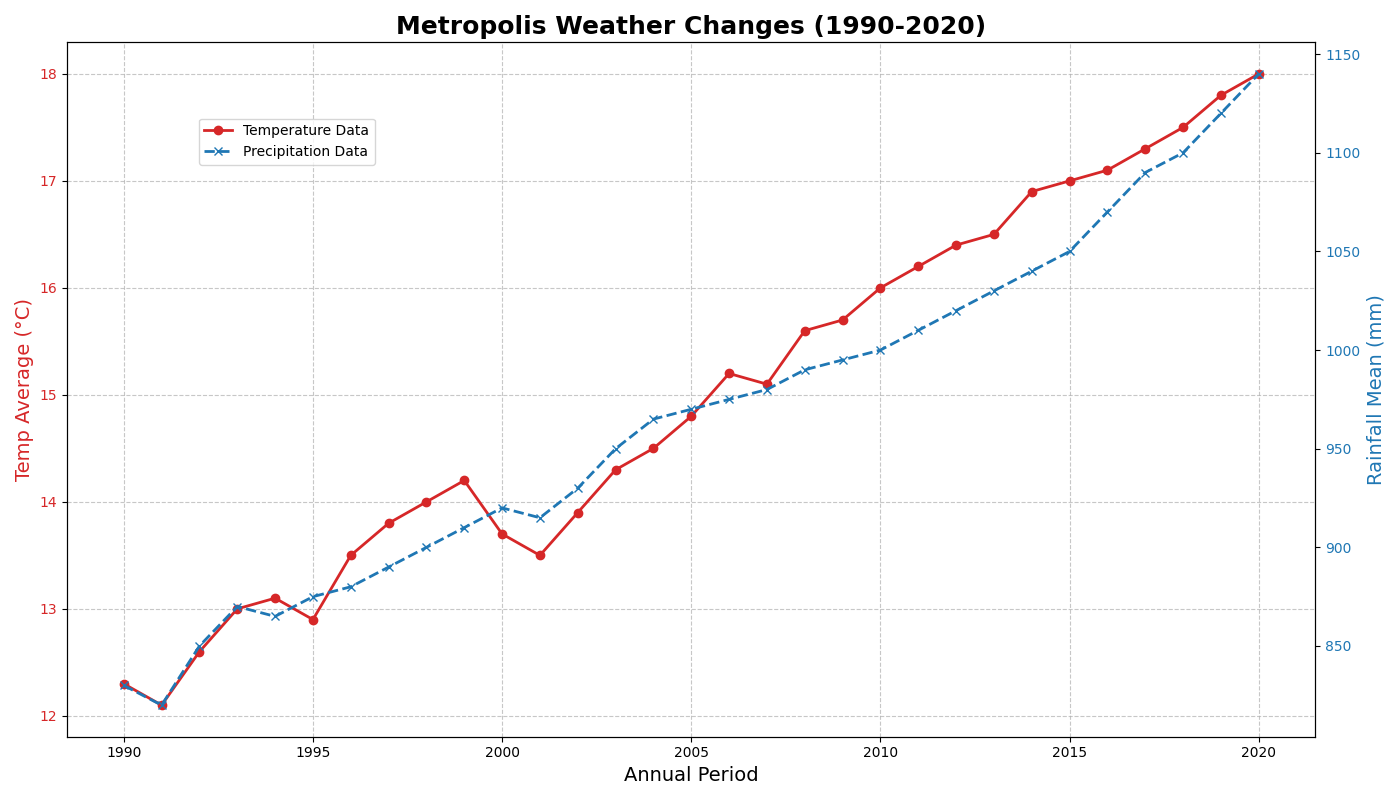

Source code (Python):
import numpy as np
import matplotlib.pyplot as plt

# Years
years = np.arange(1990, 2021)

# Average temperature for the fictional city (in °C)
avg_temp = np.array([12.3, 12.1, 12.6, 13.0, 13.1, 12.9, 13.5, 13.8, 14.0,
                     14.2, 13.7, 13.5, 13.9, 14.3, 14.5, 14.8, 15.2, 15.1,
                     15.6, 15.7, 16.0, 16.2, 16.4, 16.5, 16.9, 17.0, 17.1,
                     17.3, 17.5, 17.8, 18.0])

# Average precipitation (mm) for the fictional city
avg_precip = np.array([830, 820, 850, 870, 865, 875, 880, 890, 900, 910,
                       920, 915, 930, 950, 965, 970, 975, 980, 990, 995,
                       1000, 1010, 1020, 1030, 1040, 1050, 1070, 1090,
                       1100, 1120, 1140])

fig, ax1 = plt.subplots(figsize=(14, 8))

# Plot average temperature
color = 'tab:red'
ax1.set_title('Metropolis Weather Changes (1990-2020)', fontsize=18, fontweight='bold')
ax1.set_xlabel('Annual Period', fontsize=14)
ax1.set_ylabel('Temp Average (°C)', fontsize=14, color=color)
ax1.plot(years, avg_temp, color=color, linestyle='-', linewidth=2, marker='o', label='Temperature Data')
ax1.tick_params(axis='y', labelcolor=color)

# Creating a secondary y-axis for precipitation
ax2 = ax1.twinx()
color = 'tab:blue'
ax2.set_ylabel('Rainfall Mean (mm)', fontsize=14, color=color)
ax2.plot(years, avg_precip, color=color, linestyle='--', linewidth=2, marker='x', label='Precipitation Data')
ax2.tick_params(axis='y', labelcolor=color)

ax1.grid(True, linestyle='--', alpha=0.7)

fig.legend(loc='upper left', bbox_to_anchor=(0.1, 0.9), bbox_transform=ax1.transAxes)

plt.tight_layout()
plt.show()
